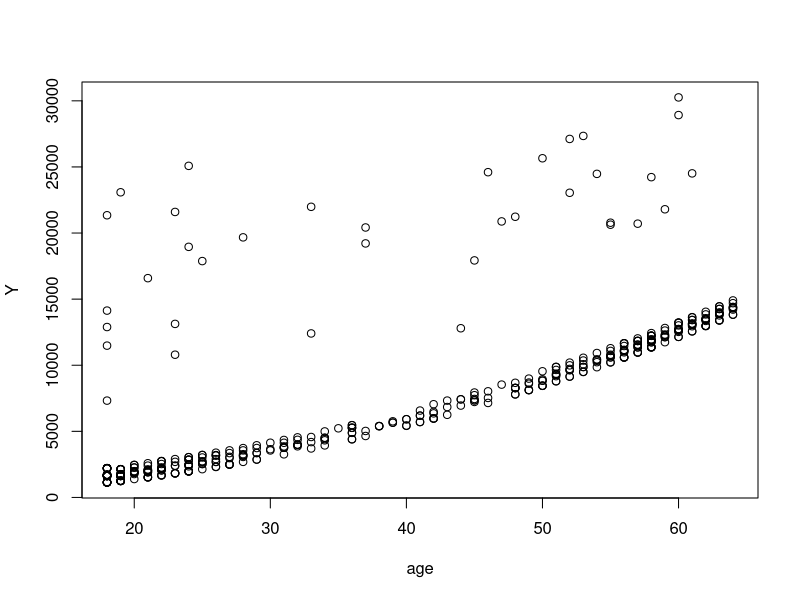

The R script that drew this image:
## ---- chunk 1
Y <- c(
21984.47061
,3866.8552
,3756.6216
,28923.13692
,2721.3208
,1826.843
,11090.7178
,2395.17155
,10602.385
,13228.84695
,1137.011
,14451.83515
,2198.18985
,13770.0979
,1625.43375
,2302.3
,3046.062
,20630.28351
,3556.9223
,12629.8967
,2211.13075
,1743.214
,5920.1041
,11356.6609
,1532.4697
,2755.02095
,6571.02435
,7935.29115
,11073.176
,8026.6666
,11082.5772
,2026.9741
,10226.2842
,6186.127
,3645.0894
,21344.8467
,2867.1196
,4646.759
,2404.7338
,30259.99556
,11381.3254
,8601.3293
,1705.6245
,2257.47525
,3385.39915
,9634.538
,12815.44495
,13616.3586
,1632.56445
,2457.21115
,2155.6815
,1261.442
,2045.68525
,2166.732
,7789.635
,6948.7008
,5028.1466
,13405.3903
,8116.68
,1694.7964
,2855.43755
,11735.87905
,1631.8212
,7419.4779
,12557.6053
,4883.866
,2137.6536
,1137.4697
,1639.5631
,5649.715
,9644.2525
,14901.5167
,2130.6759
,13012.20865
,7147.105
,11743.299
,13880.949
,10355.641
,2483.736
,25081.76784
,10564.8845
,2689.4954
,24227.33724
,1727.785
,1615.7667
,24476.47851
,12648.7034
,1986.9334
,5400.9805
,11837.16
,2523.1695
,2150.469
,9625.92
,14256.1928
,3172.018
,2156.7518
,1704.5681
,11944.59435
,8444.474
,1737.376
,8124.4084
,9722.7695
,8835.26495
,10435.06525
,7421.19455
,11566.30055
,2866.091
,9144.565
,13429.0354
,11658.37915
,13822.803
,12142.5786
,18955.22017
,13352.0998
,13217.0945
,13981.85035
,1635.73365
,11830.6072
,8932.084
,3554.203
,12404.8791
,14133.03775
,24603.04837
,1837.2819
,1607.5101
,13415.0381
,12029.2867
,1391.5287
,20781.48892
,1261.859
,11856.4115
,3176.8159
,2138.0707
,7526.70645
,16586.49771
,1631.6683
,9264.797
,14692.66935
,3260.199
,4185.0979
,1621.3402
,2134.9015
,9140.951
,2727.3951
,7323.734819
,23082.95533
,5969.723
,12638.195
,2254.7967
,2897.3235
,1149.3959
,7345.084
,12730.9996
,11454.0215
,5910.944
,1969.614
,1769.53165
,21797.0004
,11840.77505
,10601.412
,11165.41765
,1632.03625
,2497.0383
,2203.47185
,1744.465
,20878.78443
,2534.39375
,1534.3045
,1824.2854
,1622.1885
,4347.02335
,1253.936
,1748.774
,24513.09126
,2196.4732
,12574.049
,1967.0227
,13470.86
,6837.3687
,3044.2133
,11455.28
,2498.4144
,9361.3268
,1256.299
,11362.755
,3857.75925
,25656.57526
,3994.1778
,9866.30485
,5397.6167
,11482.63485
,1708.0014
,14043.4767
,19214.70553
,13831.1152
,27346.04207
,13887.204
,10231.4999
,3268.84665
,3213.62205
,13390.559
,3972.9247
,12957.118
,17878.90068
,3935.1799
,1646.4297
,10923.9332
,2494.022
,2128.43105
,3761.292
,12222.8983
,1664.9996
,3206.49135
,1639.5631
,1242.816
,13635.6379
,11842.442
,5709.1644
,1633.0444
,9174.13565
,11070.535
,9283.562
,3558.62025
,2207.69745
,1880.07
,11658.11505
,10713.644
,12129.61415
,3736.4647
,11365.952
,1977.815
,3366.6697
,14410.9321
,13143.86485
,1712.227
,12430.95335
,8280.6227
,12244.531
,1136.3994
,3943.5954
,4399.731
,6185.3208
,7222.78625
,1242.26
,9863.4718
,5438.7491
,2104.1134
,2352.96845
,3201.24515
,10976.24575
,2020.5523
,9541.69555
,9504.3103
,5469.0066
,1984.4533
,2457.502
,12146.971
,12231.6136
,9875.6804
,12979.358
,1263.249
,2217.6012
,3757.8448
,8827.2099
,1627.28245
,3062.50825
,1906.35825
,14210.53595
,11833.7823
,3070.8087
,11842.62375
,14319.031
,12797.20962
,7448.40395
,9869.8102
,1146.7966
,12741.16745
,1917.3184
,13457.9608
,5662.225
,1252.407
,2731.9122
,11848.141
,14313.8463
,1815.8759
,7731.85785
,2136.88225
,1131.5066
,1877.9294
,2842.76075
,2680.9493
,1621.8827
,12523.6048
,13393.756
,5266.3656
,11743.9341
,4402.233
,11657.7189
,12622.1795
,1526.312
,12323.936
,10072.05505
,2974.126
,10601.63225
,1875.344
,10965.446
,5458.04645
,8782.469
,1141.4451
,13129.60345
,8457.818
,5966.8874
,2690.1138
,2585.85065
,5272.1758
,1682.597
,10422.91665
,13555.0049
,13063.883
,1634.5734
,2117.33885
,8688.85885
,8125.7845
,12644.589
,2473.3341
,13041.921
,13451.122
,13462.52
,4320.41085
,6250.435
,13470.8044
,7348.142
,12233.828
,9487.6442
,1121.8739
,2217.46915
,1628.4709
,12982.8747
,6358.77645
,11534.87265
,3353.284
,4992.3764
,2527.81865
,1759.338
,2322.6218
,7804.1605
,4889.0368
,4500.33925
,4518.82625
,13887.9685
,5267.81815
,1972.95
,21232.18226
,8269.044
,5383.536
,12124.9924
,8798.593
,2020.177
,21595.38229
,9850.432
,4137.5227
,12950.0712
,2250.8352
,1704.70015
,3161.454
,7325.0482
,14394.5579
,3353.4703
,10594.50155
,8277.523
,17929.30337
,2480.9791
,1981.5819
,5757.41345
,13974.45555
,1909.52745
,13204.28565
,2102.2647
,10796.35025
,11353.2276
,10577.087
,11286.5387
,1674.6323
,23045.56616
,11363.2832
,20420.60465
,10338.9316
,8988.15875
,2396.0959
,14254.6082
,10214.636
,1728.897
,20709.02034
,9991.03765
,19673.33573
,3176.2877
,3704.3545
,27117.99378
,2261.5688
,5979.731
,2203.73595
,12235.8392
,2459.7201
,3989.841
,2200.83085
,5227.98875
,10982.5013
,11093.6229
,2154.361
,2899.48935
,2850.68375
,2632.992
,13844.7972
,13126.67745
,8671.19125
,4134.08245
,5699.8375
,2055.3249
,1702.4553
,12890.05765
,5415.6612
,8442.667
,10594.2257
,11938.25595
,11345.519
,2699.56835
,14449.8544
,12224.35085
,3171.6149
,1135.9407
,1633.9618
,1241.565
,4415.1588
,6474.013
,10197.7722
,4544.2348
,10704.47
,1880.487
,3021.80915
,10959.33
,2741.948
,4357.04365
,8283.6807
,8534.6718
,3732.6251
,1515.3449
,11931.12525
,1708.92575
,2464.6188
,4571.41305
,1731.677
,1163.4627
,12981.3457
,13143.33665
,7050.0213
,10795.93733
,2205.9808
,1629.8335
,2007.945
)

age <- c(
33
,32
,31
,60
,25
,23
,56
,23
,56
,60
,18
,63
,18
,63
,19
,26
,24
,55
,28
,60
,18
,19
,40
,57
,21
,22
,41
,45
,56
,46
,55
,21
,55
,41
,30
,18
,29
,37
,21
,60
,58
,49
,18
,20
,26
,52
,59
,61
,19
,20
,22
,19
,22
,22
,48
,44
,37
,63
,49
,18
,24
,58
,18
,44
,61
,36
,25
,18
,19
,39
,51
,64
,19
,60
,46
,59
,63
,53
,27
,24
,53
,28
,58
,19
,18
,54
,60
,24
,38
,58
,25
,22
,52
,63
,28
,22
,18
,58
,50
,19
,49
,52
,50
,54
,44
,57
,29
,52
,61
,56
,64
,60
,24
,62
,60
,63
,19
,57
,50
,30
,33
,18
,46
,23
,18
,61
,57
,20
,55
,19
,58
,26
,19
,46
,21
,18
,51
,64
,31
,33
,19
,19
,52
,25
,18
,19
,42
,60
,22
,26
,18
,45
,60
,56
,40
,24
,20
,59
,57
,56
,56
,19
,27
,18
,19
,47
,25
,21
,23
,18
,31
,19
,19
,61
,18
,61
,20
,62
,43
,24
,57
,27
,51
,19
,58
,31
,50
,32
,51
,38
,18
,18
,62
,37
,64
,53
,63
,54
,28
,25
,63
,32
,62
,25
,34
,19
,54
,27
,19
,31
,58
,22
,25
,19
,19
,61
,58
,41
,18
,51
,56
,51
,27
,18
,20
,56
,55
,59
,29
,58
,24
,29
,64
,61
,18
,58
,48
,59
,18
,29
,36
,41
,45
,19
,53
,40
,21
,24
,26
,56
,21
,50
,53
,36
,20
,24
,60
,58
,51
,62
,19
,18
,31
,50
,19
,28
,21
,64
,58
,27
,57
,64
,44
,45
,53
,18
,60
,21
,62
,39
,19
,22
,58
,64
,23
,45
,19
,18
,20
,24
,26
,18
,60
,63
,36
,58
,36
,56
,59
,21
,59
,53
,27
,55
,20
,57
,36
,51
,18
,61
,50
,42
,23
,21
,36
,22
,54
,62
,61
,18
,19
,49
,49
,60
,24
,61
,62
,62
,34
,43
,62
,45
,59
,53
,18
,18
,19
,62
,42
,57
,29
,34
,22
,19
,26
,48
,36
,34
,34
,63
,36
,24
,48
,48
,38
,59
,51
,21
,23
,54
,30
,61
,22
,18
,28
,43
,64
,27
,55
,48
,45
,24
,24
,39
,63
,21
,60
,21
,55
,57
,56
,55
,22
,52
,58
,37
,54
,49
,23
,63
,55
,19
,57
,52
,28
,26
,33
,52
,20
,42
,18
,58
,20
,32
,18
,35
,57
,56
,22
,23
,24
,25
,62
,23
,48
,31
,41
,22
,18
,18
,40
,50
,56
,58
,58
,26
,63
,58
,28
,18
,18
,19
,34
,42
,52
,32
,55
,20
,25
,57
,22
,32
,48
,47
,28
,21
,58
,18
,24
,33
,19
,18
,62
,61
,42
,23
,18
,18
,21
)

gender <- c(
 1
,1
,0
,0
,1
,1
,0
,1
,1
,0
,1
,0
,0
,1
,1
,1
,0
,1
,0
,0
,0
,0
,0
,1
,1
,0
,0
,0
,0
,0
,0
,0
,1
,0
,1
,0
,1
,1
,0
,1
,1
,0
,1
,0
,0
,0
,0
,0
,1
,0
,0
,1
,1
,0
,1
,1
,1
,1
,1
,1
,0
,1
,0
,0
,1
,0
,1
,1
,1
,0
,0
,0
,0
,0
,1
,1
,0
,0
,1
,0
,0
,1
,0
,0
,0
,1
,0
,1
,0
,0
,1
,0
,0
,0
,0
,0
,1
,1
,1
,0
,1
,1
,1
,1
,0
,1
,1
,1
,0
,0
,1
,1
,0
,1
,0
,1
,1
,0
,0
,0
,1
,0
,1
,1
,0
,0
,0
,1
,1
,1
,0
,0
,0
,1
,1
,0
,0
,0
,1
,0
,1
,0
,1
,1
,0
,1
,1
,0
,1
,1
,1
,0
,1
,0
,0
,1
,1
,1
,0
,1
,1
,1
,1
,0
,0
,0
,1
,1
,1
,0
,0
,1
,0
,0
,0
,1
,1
,0
,1
,0
,0
,1
,1
,1
,1
,1
,0
,0
,0
,0
,0
,1
,0
,1
,1
,1
,0
,1
,1
,0
,1
,0
,1
,0
,1
,1
,0
,1
,0
,0
,0
,1
,0
,1
,1
,0
,0
,1
,0
,1
,0
,0
,0
,0
,0
,0
,0
,1
,0
,1
,1
,0
,1
,1
,1
,0
,0
,0
,1
,0
,1
,0
,1
,1
,1
,1
,1
,1
,0
,1
,0
,0
,1
,0
,1
,0
,1
,0
,0
,1
,1
,0
,0
,1
,1
,1
,1
,1
,0
,1
,0
,0
,0
,1
,1
,1
,1
,1
,0
,0
,1
,0
,0
,0
,1
,0
,0
,1
,0
,0
,1
,0
,1
,1
,0
,1
,1
,0
,0
,1
,1
,1
,0
,1
,0
,1
,0
,1
,1
,1
,1
,1
,0
,0
,0
,1
,1
,1
,0
,0
,0
,1
,1
,0
,0
,0
,0
,0
,1
,1
,0
,0
,0
,1
,1
,0
,1
,1
,1
,1
,0
,0
,0
,0
,1
,1
,0
,1
,1
,0
,0
,1
,1
,0
,0
,1
,1
,0
,1
,1
,0
,1
,1
,1
,0
,0
,1
,0
,1
,0
,0
,0
,1
,1
,1
,1
,0
,1
,1
,1
,1
,0
,1
,0
,1
,1
,0
,0
,1
,0
,1
,0
,1
,0
,1
,0
,1
,0
,0
,1
,0
,0
,0
,0
,0
,0
,1
,0
,0
,0
,0
,0
,0
,0
,0
,0
,1
,1
,1
,1
,1
,1
,1
,1
,1
,1
,0
,0
,0
,1
,0
,1
,0
,0
,0
,0
,0
,0
,0
,1
,0
,0
,0
,0
,0
,1
,1
,1
,0
,0
,0
,1
,1
,1
,0
,0
,0
,0
,0
)

bmi <- c(
22.705
,28.88
,25.74
,25.84
,26.22
,34.4
,39.82
,23.845
,40.3
,36.005
,34.1
,23.085
,26.315
,28.31
,20.425
,20.8
,26.6
,37.3
,34.77
,24.53
,35.625
,28.9
,36.19
,34.01
,35.53
,39.805
,32.965
,38.285
,27.2
,27.74
,26.98
,39.49
,38.28
,31.6
,25.46
,30.115
,27.94
,30.8
,35.72
,28.595
,49.06
,27.17
,23.75
,28.975
,28.785
,37.4
,26.505
,22.04
,25.555
,28.785
,28.05
,34.1
,25.175
,36
,29.7
,39.52
,29.64
,41.47
,30.3
,15.96
,33.345
,28.595
,38.28
,26.41
,31.57
,26.2
,25.74
,34.43
,30.59
,32.8
,18.05
,39.33
,32.11
,24.035
,22.3
,26.4
,31.8
,26.6
,23.1
,23.21
,33.25
,38.06
,41.91
,17.8
,26.73
,30.02
,38.06
,35.86
,40.15
,25.2
,27.55
,24.3
,31.2
,26.22
,33.4
,28.82
,22.99
,34.865
,26.6
,24.7
,35.86
,33.25
,32.205
,32.775
,27.645
,40.945
,27.2
,36.7
,31.16
,28.785
,34.5
,25.74
,27.6
,30.02
,27.55
,36.765
,27.835
,23.18
,25.6
,27.7
,35.245
,38.28
,27.6
,41.91
,20.79
,21.09
,22.23
,33.33
,33
,34.4
,39.05
,22.61
,37.43
,19.855
,31.02
,38.17
,20.6
,32.965
,20.4
,24.31
,17.48
,35.15
,34.1
,30.59
,29.165
,33.1
,26.9
,30.5
,31.73
,29.45
,43.01
,33.1
,29.64
,25.65
,29.6
,23.4
,29.735
,37.4
,30.495
,39.6
,25.935
,25.175
,32.67
,30.115
,29.8
,33.345
,35.625
,36.85
,32.56
,31.35
,31.065
,28.7
,32.9
,25.08
,25.08
,43.4
,27.93
,39.2
,26.03
,25.27
,28.7
,33.66
,22.42
,30.4
,35.7
,30.875
,27.36
,44.22
,33.915
,37.73
,33.88
,25.46
,31.73
,36.19
,40.48
,31.35
,36.3
,30.21
,35.435
,28.595
,30.8
,28.93
,21.4
,41.325
,34.21
,35.53
,32.68
,30.5
,30.495
,29.1
,27.17
,26.84
,23.465
,30.59
,20.7
,35.91
,29
,40.26
,39.16
,31.635
,25.3
,34.1
,25.175
,33.155
,33
,28.595
,37.1
,28.785
,26.03
,38
,29.3
,35.53
,38.19
,33.915
,28.5
,32.965
,31.13
,35.2
,33.66
,31.16
,29.7
,31.02
,21.375
,20.3
,24.32
,41.69
,27.36
,23.655
,40.185
,33.725
,34.87
,44.745
,41.47
,27.74
,40.47
,22.6
,28.9
,33.44
,40.66
,37.4
,35.4
,40.28
,26.62
,26.41
,21.755
,30.875
,28.975
,37.905
,22.77
,26.03
,31.825
,39.7
,36.48
,39.805
,28.88
,41.14
,36.955
,36.86
,29.92
,41.8
,27.6
,23.18
,33.1
,35.97
,26.51
,35.815
,36.575
,30.14
,31.46
,24.225
,17.67
,31.13
,24.32
,33.1
,25.84
,34.39
,31.5
,28.31
,31.35
,31.1
,24.7
,30.495
,24.1
,32.775
,29.6
,28.1
,19.855
,25.4
,37.29
,23.655
,36.2
,24.86
,28.12
,22.135
,30.02
,39.5
,24.035
,32.11
,44
,40.26
,22.515
,22.515
,36.85
,35.1
,33.99
,28.2
,25
,33.2
,35.815
,23.2
,39.16
,35.3
,27.5
,29.48
,23.21
,40.185
,22.61
,39.93
,31.255
,18.335
,25.9
,23.56
,20.235
,40.5
,35.42
,40.15
,29.92
,21.375
,34.675
,36.85
,26.885
,25.8
,29.6
,22.8
,27.6
,25.46
,37
,34.6
,18.715
,31.6
,27.93
,38.38
,28.88
,23.085
,25.8
,25.08
,26.41
,21.47
,27.645
,28.9
,31.79
,39.49
,32.01
,42.655
,31.445
,31.255
,18.335
,26.03
,28.975
,31.54
,22.1
,29.83
,33.77
,30.875
,36.08
,29.8
,31.24
,29.925
,24.51
,25.08
,29.9
,18.6
,40.28
,18.335
,33.82
,22.23
,30.25
,24.86
,31.92
,34.1
,30.305
,36.48
,30.59
,41.1
,28.215
,26.125
,40.37
,41.91
,27.1
,34.865
,29.925
,30.3
,32.68
,28
,36.575
,21.755
,33.55
,32.11
,21.47
,39.14
,25.08
,25.3
,34.43
,30.305
,23.3
,31.065
,21.66
,28.215
,33.11
,33.33
,39.82
,19.8
,27.72
,37.9
,23.18
,20.52
,30.5
,33.3
,34.485
,23.7
,30.4
,29.735
,33.33
,24.32
,17.29
,23.21
,25.175
,26.125
,27.72
,26.695
,20.6
,53.13
,38.83
,33.535
,32.87
,33.4
,31.92
,36.85
,25.8
)
plot(x=age,y=Y)


